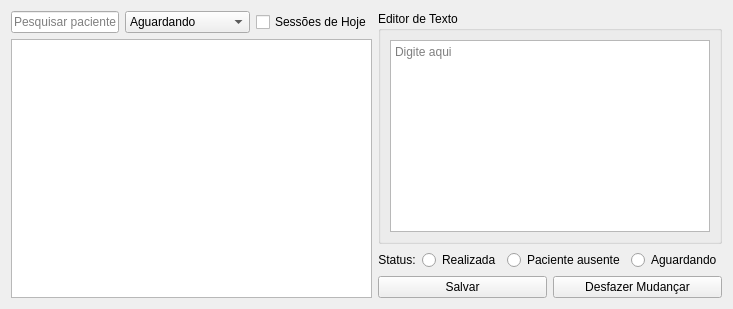
          <widget class="QWidget" name="Atendimento">
           <attribute name="title">
            <string>Atender</string>
           </attribute>
           <layout class="QVBoxLayout" name="verticalLayout_12">
            <item>
             <layout class="QHBoxLayout" name="horizontalLayout_11">
              <item>
               <layout class="QVBoxLayout" name="verticalLayout_14">
                <item>
                 <layout class="QHBoxLayout" name="horizontalLayout_12">
                  <item>
                   <widget class="QLineEdit" name="lineEditAtendimento">
                    <property name="placeholderText">
                     <string>Pesquisar paciente</string>
                    </property>
                   </widget>
                  </item>
                  <item>
                   <widget class="QComboBox" name="comboBoxAtender">
                    <property name="sizeAdjustPolicy">
                     <enum>QComboBox::SizeAdjustPolicy::AdjustToContents</enum>
                    </property>
                    <item>
                     <property name="text">
                      <string>Aguardando</string>
                     </property>
                    </item>
                    <item>
                     <property name="text">
                      <string>Realizada</string>
                     </property>
                    </item>
                    <item>
                     <property name="text">
                      <string>Paciente ausente</string>
                     </property>
                    </item>
                   </widget>
                  </item>
                  <item>
                   <widget class="QCheckBox" name="checkHoje">
                    <property name="text">
                     <string>Sessões de Hoje</string>
                    </property>
                   </widget>
                  </item>
                 </layout>
                </item>
                <item>
                 <widget class="QTableWidget" name="tw_atendimento"/>
                </item>
               </layout>
              </item>
              <item>
               <layout class="QVBoxLayout" name="verticalLayout_13">
                <item>
                 <widget class="QGroupBox" name="groupBox_2">
                  <property name="title">
                   <string>Editor de Texto</string>
                  </property>
                  <layout class="QVBoxLayout" name="verticalLayout_37">
                   <item>
                    <layout class="QVBoxLayout" name="verticalLayout_17">
                     <item>
                      <widget class="QTextEdit" name="textEdit">
                       <property name="styleSheet">
                        <string notr="true"/>
                       </property>
                       <property name="documentTitle">
                        <string/>
                       </property>
                       <property name="markdown">
                        <string/>
                       </property>
                       <property name="placeholderText">
                        <string>Digite aqui</string>
                       </property>
                      </widget>
                     </item>
                    </layout>
                   </item>
                  </layout>
                 </widget>
                </item>
                <item>
                 <layout class="QHBoxLayout" name="horizontalLayout_22">
                  <item>
                   <widget class="QLabel" name="label_31">
                    <property name="text">
                     <string>&lt;html&gt;&lt;head/&gt;&lt;body&gt;&lt;p align=&quot;center&quot;&gt;Status:&lt;/p&gt;&lt;/body&gt;&lt;/html&gt;</string>
                    </property>
                   </widget>
                  </item>
                  <item>
                   <widget class="QRadioButton" name="radioRealizado">
                    <property name="text">
                     <string>Realizada</string>
                    </property>
                   </widget>
                  </item>
                  <item>
                   <widget class="QRadioButton" name="radioAusente">
                    <property name="text">
                     <string>Paciente ausente</string>
                    </property>
                   </widget>
                  </item>
                  <item>
                   <widget class="QRadioButton" name="radioAguardando">
                    <property name="text">
                     <string>Aguardando</string>
                    </property>
                   </widget>
                  </item>
                 </layout>
                </item>
                <item>
                 <layout class="QHBoxLayout" name="horizontalLayout_21">
                  <item>
                   <widget class="QPushButton" name="btnSalvar">
                    <property name="text">
                     <string>Salvar</string>
                    </property>
                   </widget>
                  </item>
                  <item>
                   <widget class="QPushButton" name="btnDesfazer">
                    <property name="text">
                     <string>Desfazer Mudançar</string>
                    </property>
                   </widget>
                  </item>
                 </layout>
                </item>
               </layout>
              </item>
             </layout>
            </item>
           </layout>
          </widget>
